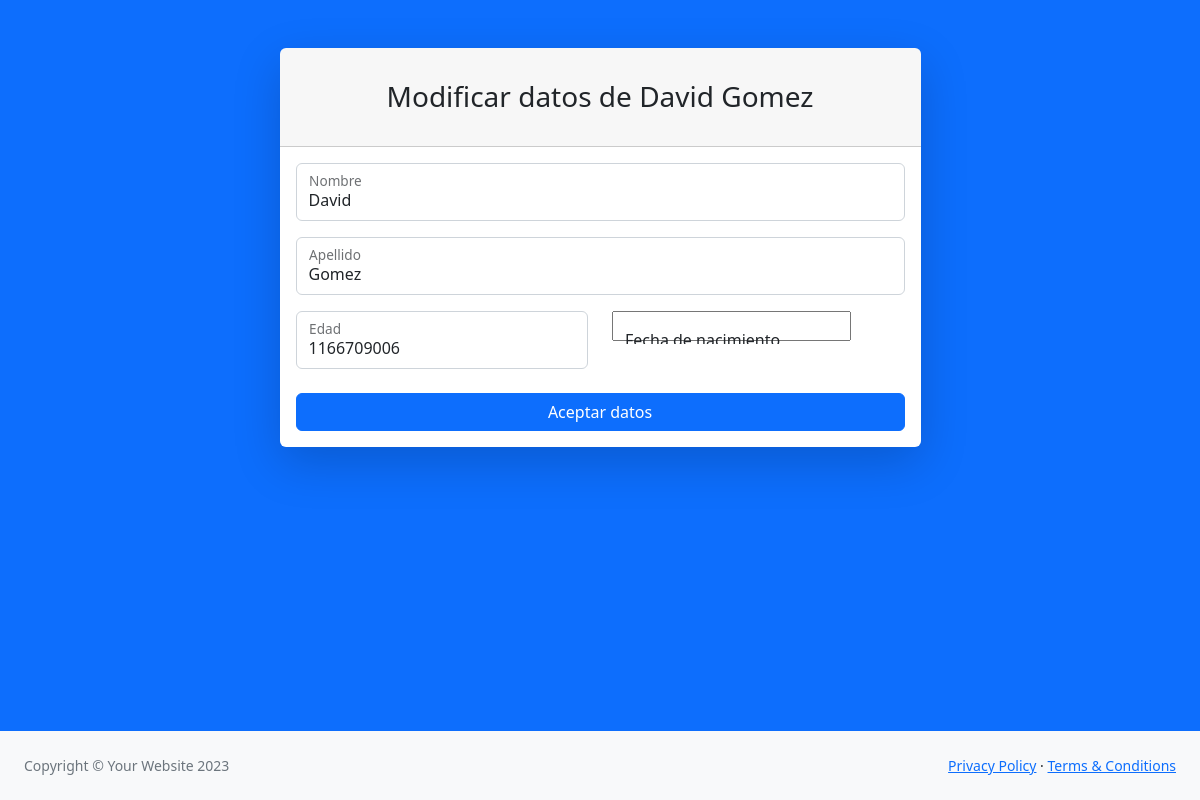
The page /modificar_datos/1 on the database its author committed.
### starke_app/models.py (models this page shows)
class client_register_model(models.Model):
    nombre=models.CharField(max_length=100,blank= True, null=True)
    apellido=models.CharField(max_length=100,blank= True, null=True)
    edad= models.IntegerField(blank= True, null=True)
    fecha_nacimiento= models.DateField(blank= True, null=True)
    email=models.EmailField(max_length=100,blank= True, null=True)
    telefono=models.IntegerField(blank= True, null=True)
    telefono_emergencia=models.IntegerField(blank= True, null=True)
    nombre_emergencia=models.CharField(max_length=100,blank= True, null=True)
    SI = 'Si'
    NO = 'No'
    OPCIONES_SN = [(SI,'Si'),
                   (NO,'No')]
    problemas_cardiacos = models.CharField(max_length= 5,
                                  blank = True,
                                  choices= OPCIONES_SN,
                                  default=NO)
    problemas_asma = models.CharField(max_length= 5,
                                  blank = True,
                                  choices= OPCIONES_SN,
                                  default=NO)
    lesion_pregunta = models.CharField(max_length= 5,
                                  blank = True,
                                  choices= OPCIONES_SN,
                                  default=NO)
    especificar_lesion = models.TextField(max_length= 500, blank= True, null=True)
    UNO = 1
    DOS=2
    TRES=3
    CUATRO=4
    CINCO=5
    SEIS=6
    SIETE=7
    OPCIONES_DIAS = [(UNO,1),(DOS,2),(TRES,3),(CUATRO,4),(CINCO,5),(SEIS,6),(SIETE,7)]
    disciplina = models.ForeignKey(disciplinas_model,
                                   on_delete = models.CASCADE,
                                   null=True,blank=True)
    dias = models.IntegerField(blank=True,null= True,
                               choices = OPCIONES_DIAS,
                               default = UNO)
    DIARIO = 'Diario'
    MENSUAL = 'Mensual'
    SEMANAL = 'Semanal'
    DIARIO = 'Diario'
    OPCIONES_PLAN = [(DIARIO,'Diario'),
                 (MENSUAL,'Mensual'),
                  (SEMANAL,'Semanal'),
                  (DIARIO,'Diario')
                 ]
    plan = models.CharField(max_length= 20,
                                  blank = True,
                                  null=True,
                                  choices= OPCIONES_PLAN,
                                  default=MENSUAL)

### starke_app/views.py (the view)
# urls.py: path('modificar_datos/<id>',modificar_datos, name = 'modificar_datos'),
def modificar_datos(request,id):
    cliente = client_register_model.objects.get(id=id)
    if request.method=='POST':
        form = client_register_form(request.POST)
        if form.is_valid():
            info = form.cleaned_data
            cliente.nombre = info['nombre']
            cliente.apellido = info['apellido']
            cliente.edad = info['edad']
            cliente.fecha_nacimiento = info['fecha_nacimiento']
            cliente.save()
            return redirect('tables')
    else:
        form = client_register_form(initial={
        'nombre':cliente.nombre ,
        'apellido':cliente.apellido,
        'edad':cliente.edad ,
        'fecha_nacimiento':cliente.fecha_nacimiento
        })
        return render(request,'starke_app/modificar/modificar_datos.html',{'form':form,'id':id,
                                                                           'nombre':cliente.nombre,
                                                                           'apellido':cliente.apellido})

### starke_app/templates/starke_app/modificar/modificar_datos.html (shortened to what this page needs)
<!DOCTYPE html>
<html lang="en">
    <head>
        {% load static %}
        <link href="{% static 'starke_app/css/styles.css' %}" rel="stylesheet" />
    </head>
    <body class="bg-primary">
        <div id="layoutAuthentication">
            <div id="layoutAuthentication_content">
                <main>
                    <div class="container">
                        <div class="row justify-content-center">
                            <div class="col-lg-7">
                                <div class="card shadow-lg border-0 rounded-lg mt-5">
                                    <div class="card-header"><h3 class="text-center font-weight-light my-4">Modificar datos de {{ nombre }} {{ apellido }}</h3></div>
                                    <div class="card-body">
                                        <form  action="{% url 'modificar_datos' id %}" method ='POST'>{% csrf_token %}
                                            <div class="row mb-3">
                                                <div class="form-floating mb-3">
                                                    <div class="form-floating mb-3 mb-md-0">
                                                        {{ form.nombre }}
                                                        <label for="inputFirstName">Nombre</label>
                                                    </div>
                                                </div>
                                                <div class="form-floating mb-3">
                                                    <div class="form-floating">
                                                        {{ form.apellido }}
                                                        <label for="inputLastName">Apellido</label>
                                                    </div>
                                                </div>
                                                <div class="col-md-6">
                                                    <div class="form-floating">
                                                        {{ form.edad }}
                                                        <label for="inputLastName">Edad</label>
                                                    </div>
                                                </div>
                                                <div class="col-md-6">
                                                    <div class="form-floating">
                                                        {{ form.fecha_nacimiento }}
                                                        <label for="inputLastName">Fecha de nacimiento</label>
                                                    </div>
                                                </div>
                                            </div>
                                            <div class="mt-4 mb-0">
                                                <div class="d-grid"><input type="submit" class="btn btn-primary btn-block" value="Aceptar datos"> </div>
                                            </div>
                                        </form>
                                    </div>
                                </div>
                            </div>
                        </div>
                    </div>
                </main>
            </div>
            <div id="layoutAuthentication_footer">
                <footer class="py-4 bg-light mt-auto">
                    <div class="container-fluid px-4">
                        <div class="d-flex align-items-center justify-content-between small">
                            <div class="text-muted">Copyright &copy; Your Website 2023</div>
                            <div>
                                <a href="#">Privacy Policy</a>
                                &middot;
                                <a href="#">Terms &amp; Conditions</a>
                            </div>
                        </div>
                    </div>
                </footer>
            </div>
        </div>
    </body>
</html>

### rows shown on the page
client_register_model: nombre "David", apellido "Gomez", edad "1166709006"
